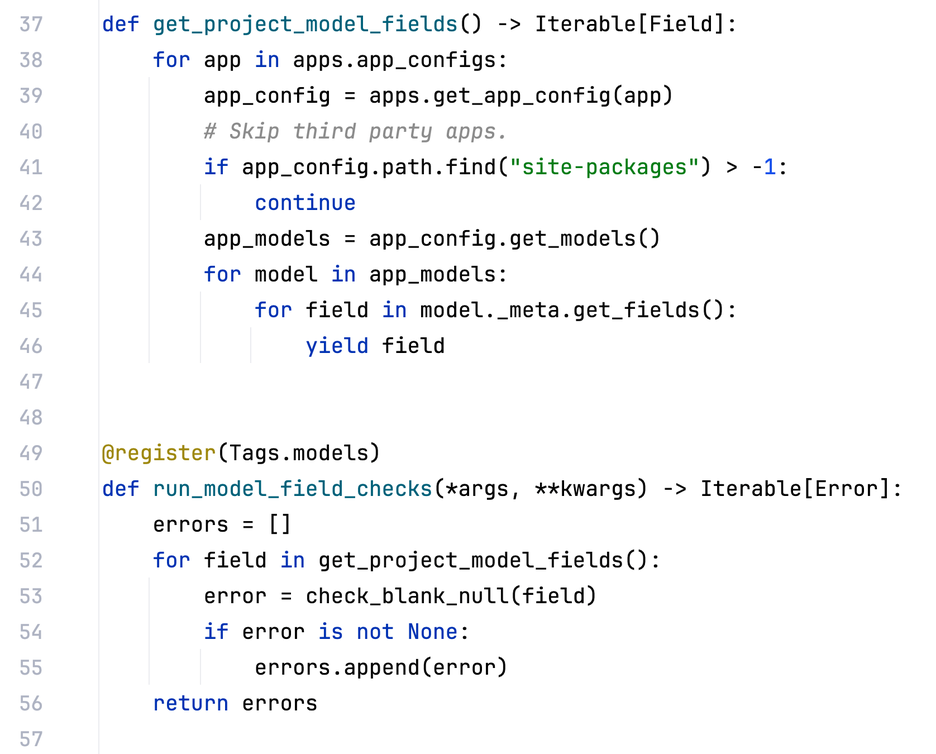
#> input picture system_check scrapping/output/images/check-19ece316.png, 936 x 754 px, shrunk from 1676 x 1350 before the run; its folder holds only this picture in this run
$ python 10.py
#> lines starting #> are read from the running program, lines starting #| are printed output that depends on the picture; after the words box and inside, x2 and y2 are one past the last pixel; in counts of white or black regions, pixels touching at a corner belong together
import os
import subprocess

import cv2
import numpy as np

import pytesseract
from pytesseract import Output

# Constants
IMAGE_DIR = "output/images"
OUTPUT_FILE = "output/extracted_code.py"
PROCESSED_IMAGE_DIR = "output/processed_images"

# Ensure directories exist
os.makedirs(os.path.dirname(OUTPUT_FILE), exist_ok=True)
os.makedirs(PROCESSED_IMAGE_DIR, exist_ok=True)


# [13 lines of commented-out code are left out]


def preprocess_image(image_path, output_path):
    """Enhanced preprocessing for code recognition"""
#> called with image_path = 'output/images/check-19ece316.png'
    img = cv2.imread(image_path)
#> img is the input picture: shape (754, 936, 3); mean B, G, R 246.6, 246, 245.3
    if img is None:
        return None

    # Convert to grayscale
    gray = cv2.cvtColor(img, cv2.COLOR_BGR2GRAY)

    # Noise reduction
    blurred = cv2.medianBlur(gray, 3)
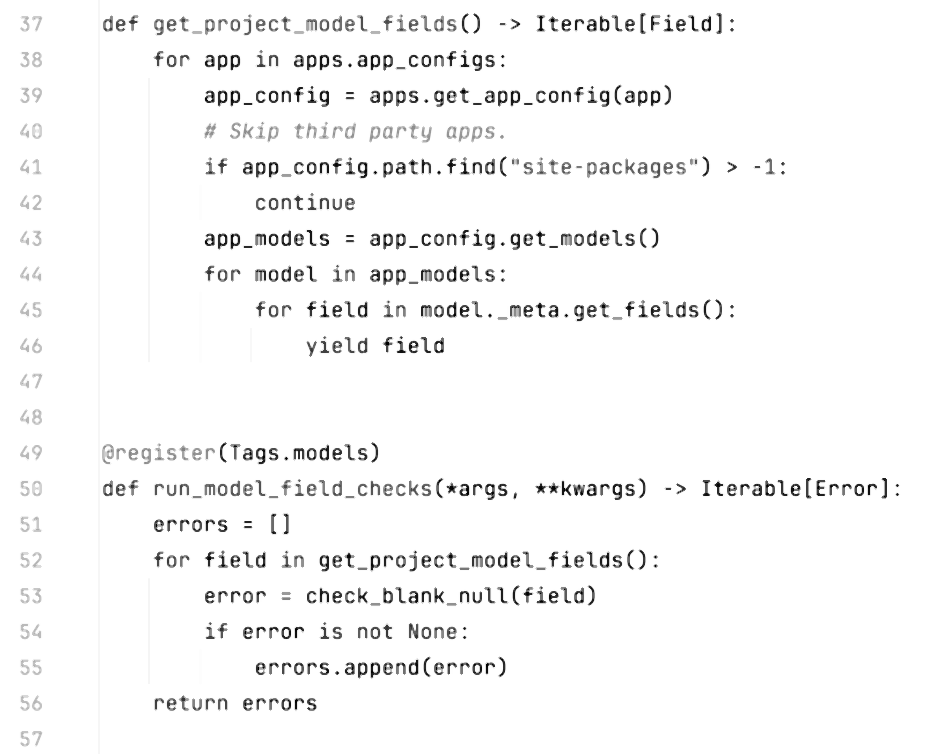
#> blurred: shape (754, 936); min 0, max 255, mean 247.1

    # Binarization
    thresh = cv2.threshold(blurred, 0, 255, cv2.THRESH_BINARY_INV + cv2.THRESH_OTSU)[1]
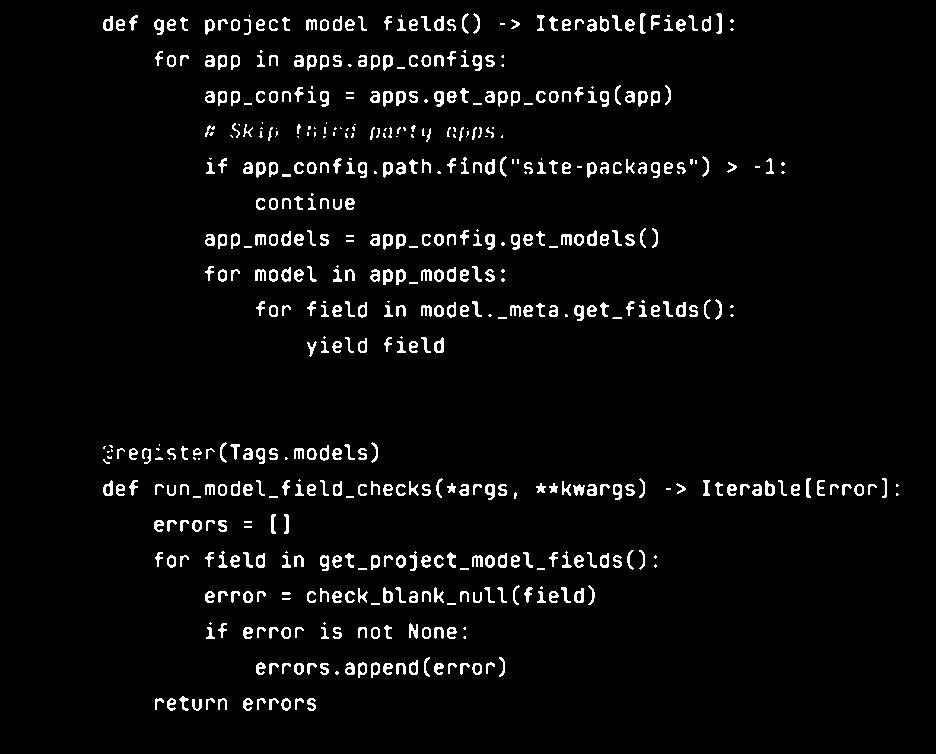
#> thresh: shape (754, 936); 4.1% white in thin lines or dots, all inside (x1, y1, x2, y2) = (103, 13, 899, 711)

    # Dilation and erosion
    kernel = cv2.getStructuringElement(cv2.MORPH_RECT, (2, 2))
    dilated = cv2.dilate(thresh, kernel, iterations=1)
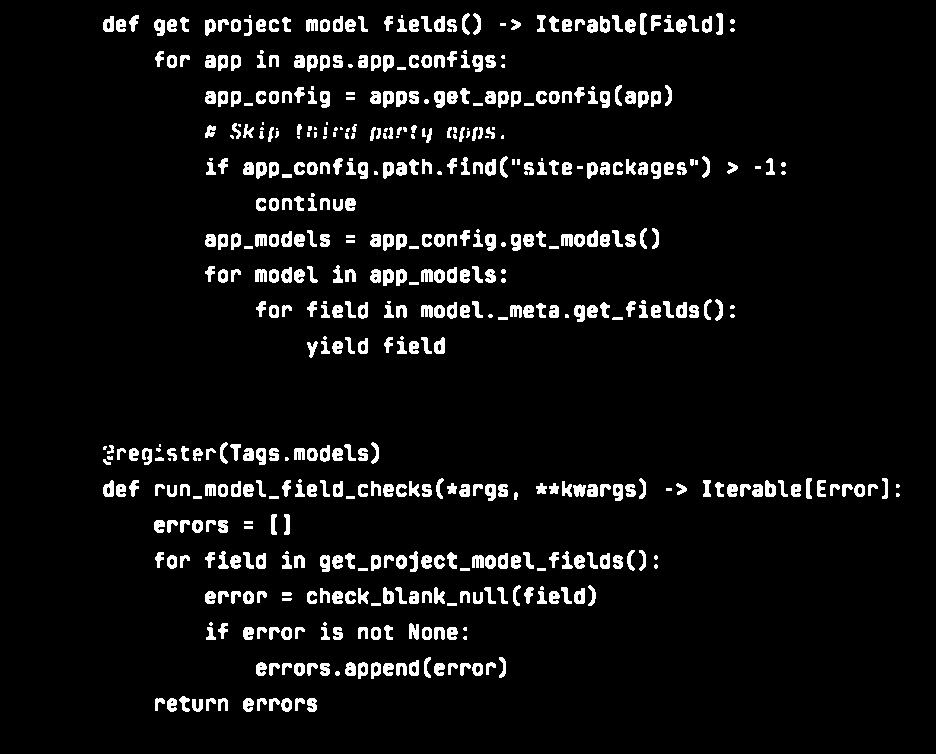
#> dilated: shape (754, 936); 6.2% white; 557 white regions (80 under 20 px), largest, box (x1, y1, x2, y2) and area: (434, 91, 445, 108) 143, (485, 234, 496, 251) 143, (574, 305, 585, 322) 140
    eroded = cv2.erode(dilated, kernel, iterations=1)
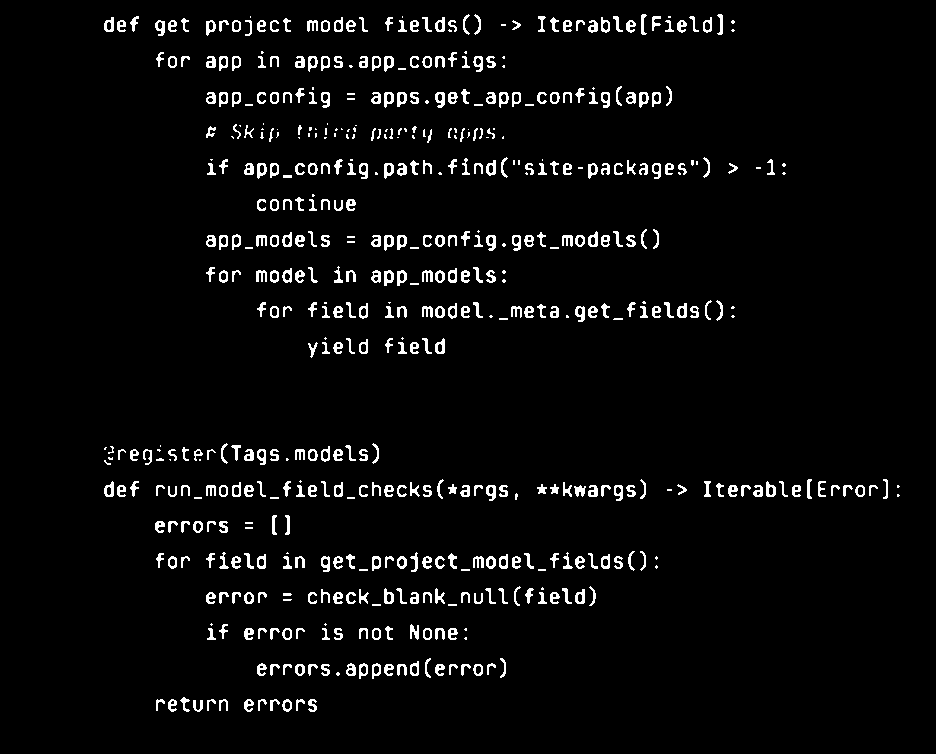
#> eroded: shape (754, 936); 4.1% white in thin lines or dots, all inside (x1, y1, x2, y2) = (104, 14, 900, 712)

    cv2.imwrite(output_path, eroded)
    return eroded


def run_ocr(image):
    """
    Performs OCR, detects arrows, and draws bounding boxes on lines with '->'.
    """
    try:
        config = "--psm 3 --oem 1 " "preserve_interword_spaces=1"

#> (the run stopped early here; a loop or call above may not have finished)

$ run again, on system_check scrapping/output/images/field-check-blank-null-1c5a2bf7_orignal.png
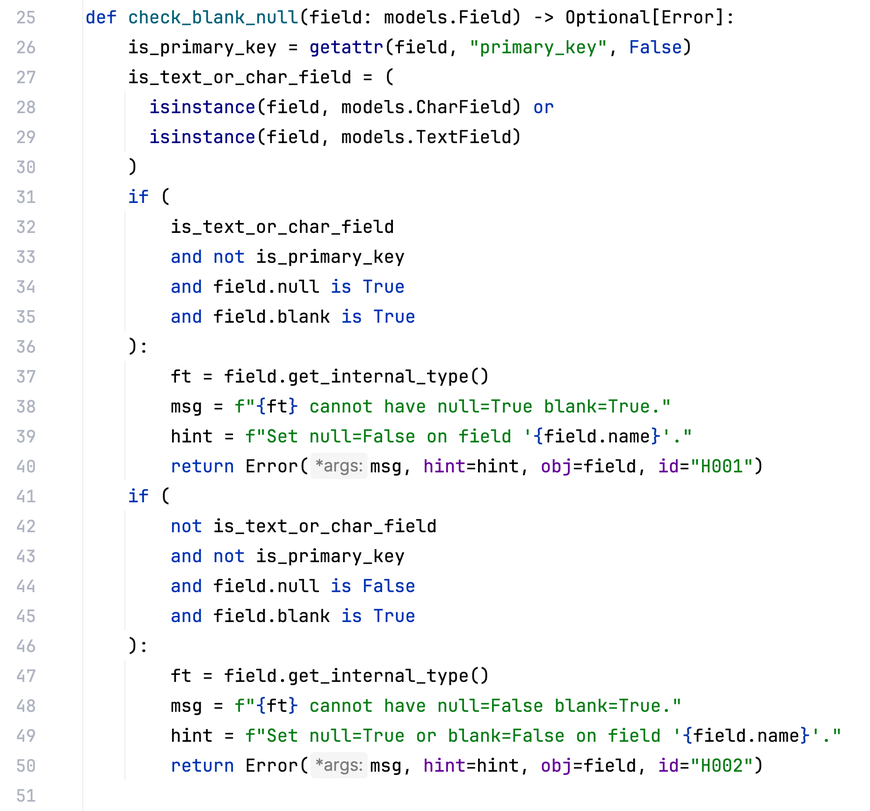
#> input picture system_check scrapping/output/images/field-check-blank-null-1c5a2bf7_orignal.png, 870 x 811 px, shrunk from 1860 x 1734 before the run
#> in preprocess_image, img is the input picture: shape (811, 870, 3); mean B, G, R 246.4, 246.2, 245
#> in preprocess_image, `thresh = cv2.threshold(blurred, 0, 255, cv2.THRESH_BINARY_INV + cv2.TH..`:
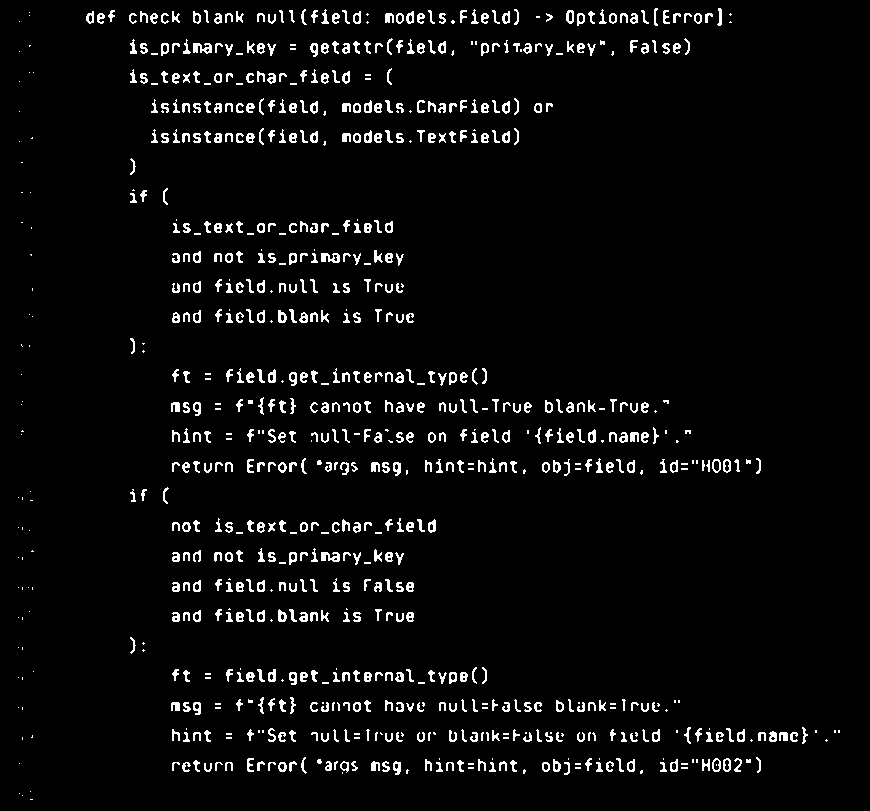
#> thresh: shape (811, 870); 4.3% white in thin lines or dots
#> dilated: shape (811, 870); 6.8% white; 832 white regions (139 under 20 px), largest, box (x1, y1, x2, y2) and area: (193, 43, 213, 55) 195, (321, 552, 341, 563) 182, (321, 253, 341, 264) 181
#> in preprocess_image, `eroded = cv2.erode(dilated, kernel, iterations=1)`:
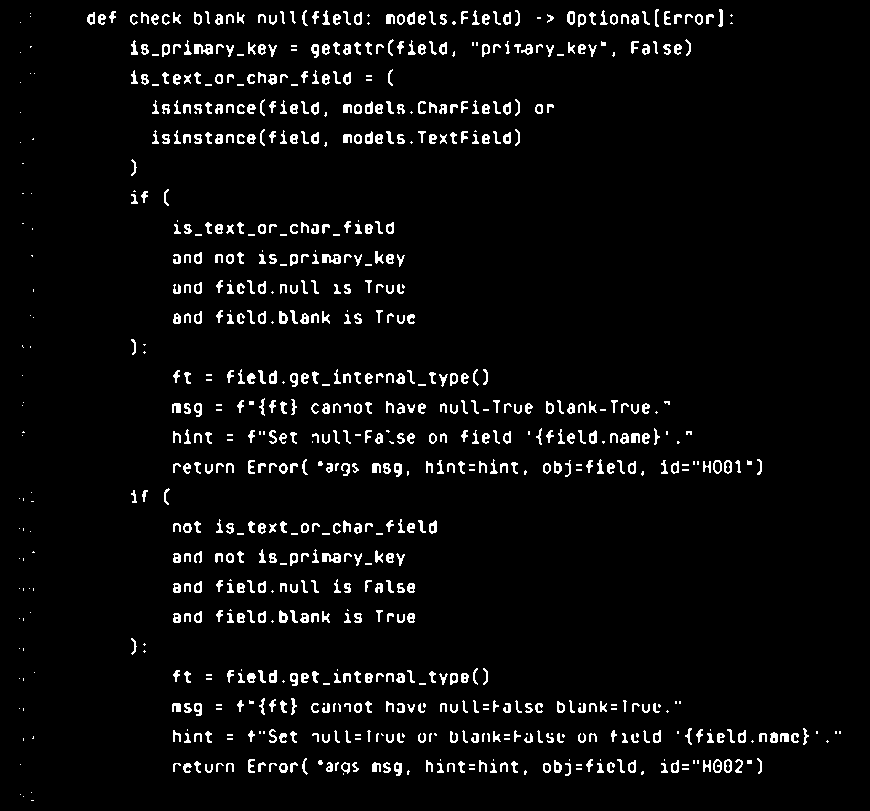
#> eroded: shape (811, 870); 4.4% white in thin lines or dots
